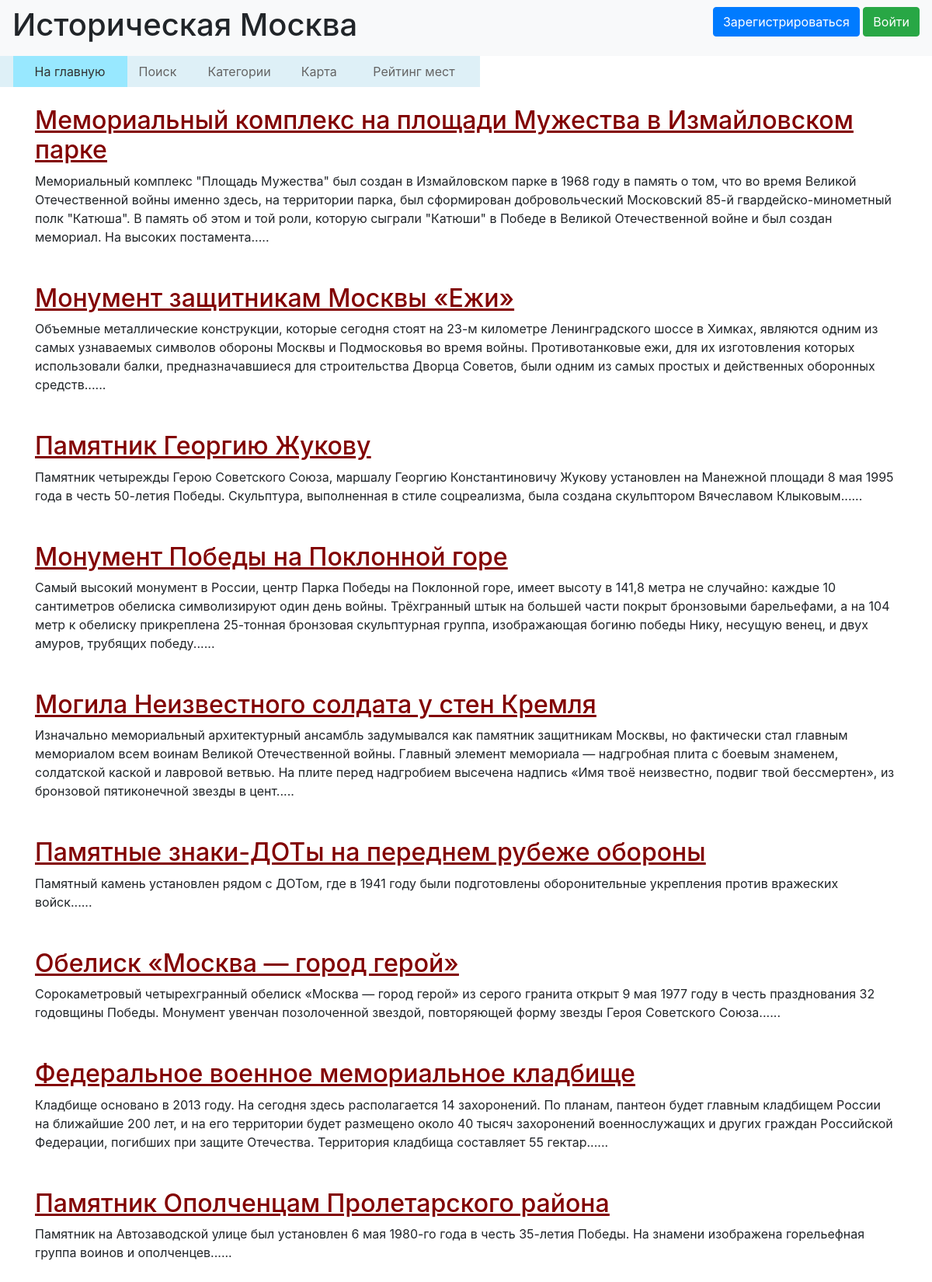
/index (upper part), run on the app's committed database.
### data/places.py (models this page shows)
class Place(SqlAlchemyBase, SerializerMixin):
    __tablename__ = 'places'
    id = sqlalchemy.Column(sqlalchemy.Integer, primary_key=True, autoincrement=True)
    name = sqlalchemy.Column(sqlalchemy.String)
    address = sqlalchemy.Column(sqlalchemy.String)
    about = sqlalchemy.Column(sqlalchemy.String, nullable=True)
    picture = sqlalchemy.Column(sqlalchemy.String, nullable=True)
    rating = sqlalchemy.Column(sqlalchemy.Float, default=0.0)
    comments_list = sqlalchemy.Column(sqlalchemy.String, default='')
    site = sqlalchemy.Column(sqlalchemy.String, nullable=True)

### main.py (the view)
@app.route("/main")
@app.route("/index")
def index():
    places = PlaceListResource_All.get(PlaceListResource_All())
    for place in places:
        place['rating'] = round(float(place['rating']))
    return render_template("index.html", title='Историческая Москва', places=places)

### data/db_session.py (called while the page is built)
def create_session() -> Session:
    global __factory
    return __factory()

### data/places.py (called while the page is built)
    def get(self):
        session = create_session()
        places = session.query(Place).all()
        sp = []
        d = {}
        for item in places:
            d['id'] = item.id
            d['name'] = item.name
            d['address'] = item.address
            d['about'] = item.about
            d['rating'] = item.rating
            sp.append(d)
            d = {}
        return sp

### templates/index.html (shortened to what this page needs)
{% extends "base.html" %}
{% block content %}
<table
        style="margin-left: -127px; text-align: left; width: 700px; height: 40px; background-color: #DEF0F7; "
        border="0" cellpadding="0" cellspacing="2">
    <tbody>
    <tr>
        <td style="text-align: center;"></td>
        <td style="text-align: center; background-color: #98E8FF;"><a style="color: #323232;" href="/main">
            На главную</a></td>
        <td style="text-align: center;"><a style="color: #646464;" href="/search">
            Поиск</a></td>
        <td style="text-align: center;"><a style="color: #646464;" href="/categories">
            Категории</a></td>
        <td style="text-align: center;"><a style="color: #646464;" href="/map">
            Карта</a></td>
        <td style="text-align: center;"><a style="color: #646464;" href="/rating">
            Рейтинг мест</a></td>
    </tr>
    </tbody>
</table>
<br>
{% for place in places %}
    <h2 style="text-decoration: underline; color: #820000;">
        <a style="text-decoration: underline; color: #820000;" href="/one_place/{{place.id}}">{{place.name}}</a>
    </h2>
    {% set about=place.about[:400]+'.....' %}
    <div>{{about}}</div>
    <br><br>
{% endfor %}
{% endblock %}

### data on the page
Place: name "Мемориальный комплекс на площади Мужества в Измайловском парке", about "Мемориальный комплекс \"Площадь Мужества\" был создан в Измайловском парке в 1968 году в память о том, что во время Великой Отечественной войны именно здесь, на территории парка, был сформирован добровольческий Московский 85-й гвардейско-минометный полк \"Катюша\". В память об этом и той роли, которую сыграли \"Катюши\" в Победе в Великой Отечественной войне и был создан мемориал. На высоких постамента....."
Place: name "Монумент защитникам Москвы «Ежи»", about "Объемные металлические конструкции, которые сегодня стоят на 23-м километре Ленинградского шоссе в Химках, являются одним из самых узнаваемых символов обороны Москвы и Подмосковья во время войны. Противотанковые ежи, для их изготовления которых использовали балки, предназначавшиеся для строительства Дворца Советов, были одним из самых простых и действенных оборонных средств......"
Place: name "Памятник Георгию Жукову", about "Памятник четырежды Герою Советского Союза, маршалу Георгию Константиновичу Жукову установлен на Манежной площади 8 мая 1995 года в честь 50-летия Победы. Скульптура, выполненная в стиле соцреализма, была создана скульптором Вячеславом Клыковым......"
Place: name "Монумент Победы на Поклонной горе", about "Самый высокий монумент в России, центр Парка Победы на Поклонной горе, имеет высоту в 141,8 метра не случайно: каждые 10 сантиметров обелиска символизируют один день войны. Трёхгранный штык на большей части покрыт бронзовыми барельефами, а на 104 метр к обелиску прикреплена 25-тонная бронзовая скульптурная группа, изображающая богиню победы Нику, несущую венец, и двух амуров, трубящих победу......"
Place: name "Могила Неизвестного солдата у стен Кремля", about "Изначально мемориальный архитектурный ансамбль задумывался как памятник защитникам Москвы, но фактически стал главным мемориалом всем воинам Великой Отечественной войны. Главный элемент мемориала — надгробная плита с боевым знаменем, солдатской каской и лавровой ветвью. На плите перед надгробием высечена надпись «Имя твоё неизвестно, подвиг твой бессмертен», из бронзовой пятиконечной звезды в цент....."
Place: name "Памятные знаки-ДОТы на переднем рубеже обороны", about "Памятный камень установлен рядом с ДОТом, где в 1941 году были подготовлены оборонительные укрепления против вражеских войск......"
Place: name "Обелиск «Москва — город герой»", about "Сорокаметровый четырехгранный обелиск «Москва — город герой» из серого гранита открыт 9 мая 1977 году в честь празднования 32 годовщины Победы. Монумент увенчан позолоченной звездой, повторяющей форму звезды Героя Советского Союза......"
Place: name "Федеральное военное мемориальное кладбище", about "Кладбище основано в 2013 году. На сегодня здесь располагается 14 захоронений. По планам, пантеон будет главным кладбищем России на ближайшие 200 лет, и на его территории будет размещено около 40 тысяч захоронений военнослужащих и других граждан Российской Федерации, погибших при защите Отечества. Территория кладбища составляет 55 гектар......"
Place: name "Памятник Ополченцам Пролетарского района", about "Памятник на Автозаводской улице был установлен 6 мая 1980-го года в честь 35-летия Победы. На знамени изображена горельефная группа воинов и ополченцев......"
